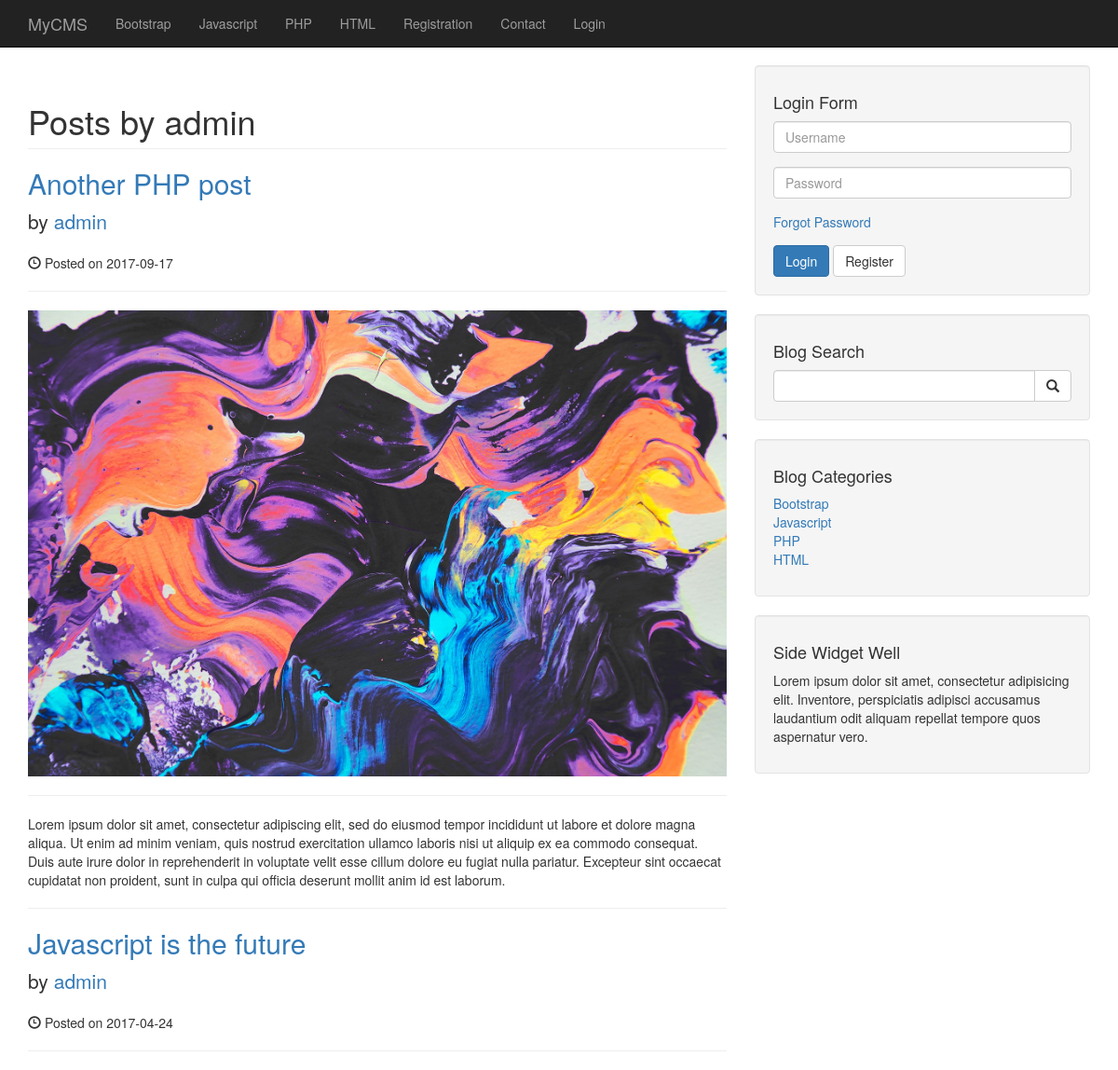
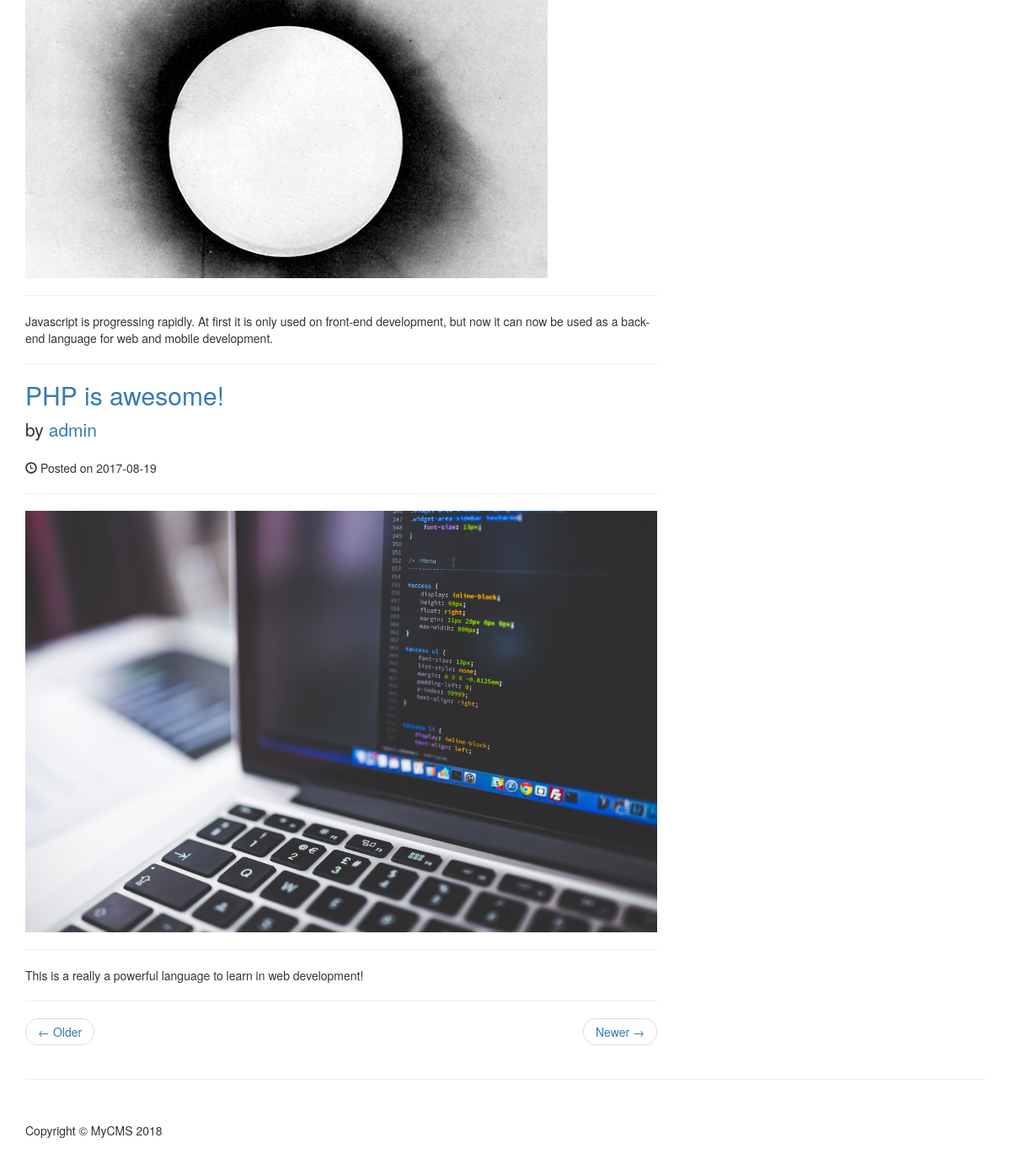
The page /author/admin on the database its author committed (2 pictures, top to bottom).
### tables this page shows
CREATE TABLE `tblcategories` (
  `category_id` int(3) NOT NULL,
  `category_title` varchar(255) NOT NULL
);

CREATE TABLE `tblposts` (
  `post_id` int(11) NOT NULL,
  `post_title` varchar(255) NOT NULL,
  `post_author` int(11) NOT NULL,
  `post_date` date NOT NULL,
  `post_image` text NOT NULL,
  `post_content` text NOT NULL,
  `post_tags` varchar(255) NOT NULL,
  `post_comment_count` int(11) NOT NULL DEFAULT '0',
  `post_status` varchar(255) NOT NULL,
  `post_views_count` int(11) NOT NULL DEFAULT '0',
  `category_id` int(11) NOT NULL
);

CREATE TABLE `tblusers` (
  `user_id` int(11) NOT NULL,
  `username` varchar(255) NOT NULL,
  `password` varchar(255) NOT NULL,
  `firstname` varchar(255) NOT NULL,
  `lastname` varchar(255) NOT NULL,
  `email` varchar(255) NOT NULL,
  `image` text NOT NULL,
  `user_role` varchar(255) NOT NULL DEFAULT 'Subscriber',
  `token` text NOT NULL
);

### author_posts.php (the view, shortened to what this page needs)
<?php require_once('includes/header.php'); ?>
    <?php require_once('includes/nav.php'); ?>
    <div class="container">
        <div class="row">
            <div class="col-md-8">
                <?php
                    if(isset($_GET['post_author'])) {
                        $post_author = clean($_GET['post_author']);
                    } else {
                        header("Location: index.php");
                        exit();
                    }
                    $posts_info = array();
                    $post_status = "Published";
                    $post_stmt = mysqli_prepare($connection, "SELECT * FROM tblposts JOIN tblusers ON tblusers.user_id = tblposts.post_author WHERE BINARY username = ? AND post_status = ? ORDER BY post_id DESC");
                    mysqli_stmt_bind_param($post_stmt, "ss", $post_author, $post_status);
                    mysqli_stmt_execute($post_stmt);
                    $result = mysqli_stmt_get_result($post_stmt);
                    ?>
                    <h1 class="page-header">
                        <?php
                            if(mysqli_num_rows($result) != NULL) {
                                echo "Posts by {$post_author}";
                            } else {
                                echo "No post found on your author request.";
                            }
                        ?>
                    </h1>
                    <?php
                        while($row = mysqli_fetch_assoc($result)) {
                            $posts_info['post_id'] = $row['post_id'];
                            $posts_info['post_title'] = $row['post_title'];
                            $posts_info['post_author'] = $row['username'];
                            $posts_info['post_date'] = $row['post_date'];
                            $posts_info['post_image'] = $row['post_image'];
                            $posts_info['post_content'] = $row['post_content'];
                ?>
                <h2>
                    <a href="/php-cms/post/<?php echo $posts_info['post_id']; ?>"><?php echo $posts_info['post_title']; ?></a>
                </h2>
                <p class="lead">
                    by <a href="/php-cms/author/<?php echo $posts_info['post_author']; ?>"><?php echo $posts_info['post_author']; ?></a>
                </p>
                <p><span class="glyphicon glyphicon-time"></span> Posted on <?php echo $posts_info['post_date']; ?></p>
                <hr>
                <img class="img-responsive" src="/php-cms/images/<?php echo $posts_info['post_image']; ?>" alt="">
                <hr>
                <p><?php echo $posts_info['post_content']; ?></p>
                <hr>
                <?php   }   ?>
                <ul class="pager">
                    <li class="previous">
                        <a href="#">&larr; Older</a>
                    </li>
                    <li class="next">
                        <a href="#">Newer &rarr;</a>
                    </li>
                </ul>
            </div>
            <?php require_once('includes/sidebar.php') ?>
        <hr>
<?php require_once('includes/footer.php') ?>

### admin/includes/functions.php (shortened to what this page needs)
<?php
    function clean($value) {
        global $connection;
        return mysqli_real_escape_string($connection, trim($value));
    }
    function getCategories() {
        global $connection;
        $categories_stmt = mysqli_prepare($connection, "SELECT * FROM tblcategories");
        mysqli_stmt_execute($categories_stmt);
        $result = mysqli_stmt_get_result($categories_stmt);
        while($row = mysqli_fetch_assoc($result)) {
            $category_id = $row['category_id'];
            $category_title = $row['category_title'];
            if(isset($_GET['category']) && $_GET['category'] == $category_id) {
                echo "<li class='active'><a href='/php-cms/category/{$category_id}'>{$category_title}</a></li>";
            } else {
                echo "<li><a href='/php-cms/category/{$category_id}'>{$category_title}</a></li>";
            }
        }
    }
                ?>

### css/blog-home.css (style rules this page uses)
body { padding-top: 70px; }

### rows shown on the page
tblcategories: category_title "Bootstrap"
tblcategories: category_title "Javascript"
tblcategories: category_title "PHP"
tblcategories: category_title "HTML"
tblposts: post_title "Another PHP post", tblusers.username "admin", post_date "2017-09-17", post_image (picture), post_content "Lorem ipsum dolor sit amet, consectetur adipiscing elit, sed do eiusmod tempor incididunt ut labore et dolore magna aliqua. Ut enim ad minim veniam, quis nostrud exercitation ullamco laboris nisi ut aliquip ex ea commodo consequat. Duis aute irure dolor in reprehenderit in voluptate velit esse cillum dolore eu fugiat nulla pariatur. Excepteur sint occaecat cupidatat non proident, sunt in culpa qui officia deserunt mollit anim id est laborum."
tblposts: post_title "Javascript is the future", tblusers.username "admin", post_date "2017-04-24", post_image (picture), post_content "Javascript is progressing rapidly. At first it is only used on front-end development, but now it can now be used as a back-end language for web and mobile development."
tblposts: post_title "PHP is awesome!", tblusers.username "admin", post_date "2017-08-19", post_image (picture), post_content "This is a really a powerful language to learn in web development!"

### other values the page prints
$page "Registration"
$page "Contact"
$page "Login"
$post_author "admin"
